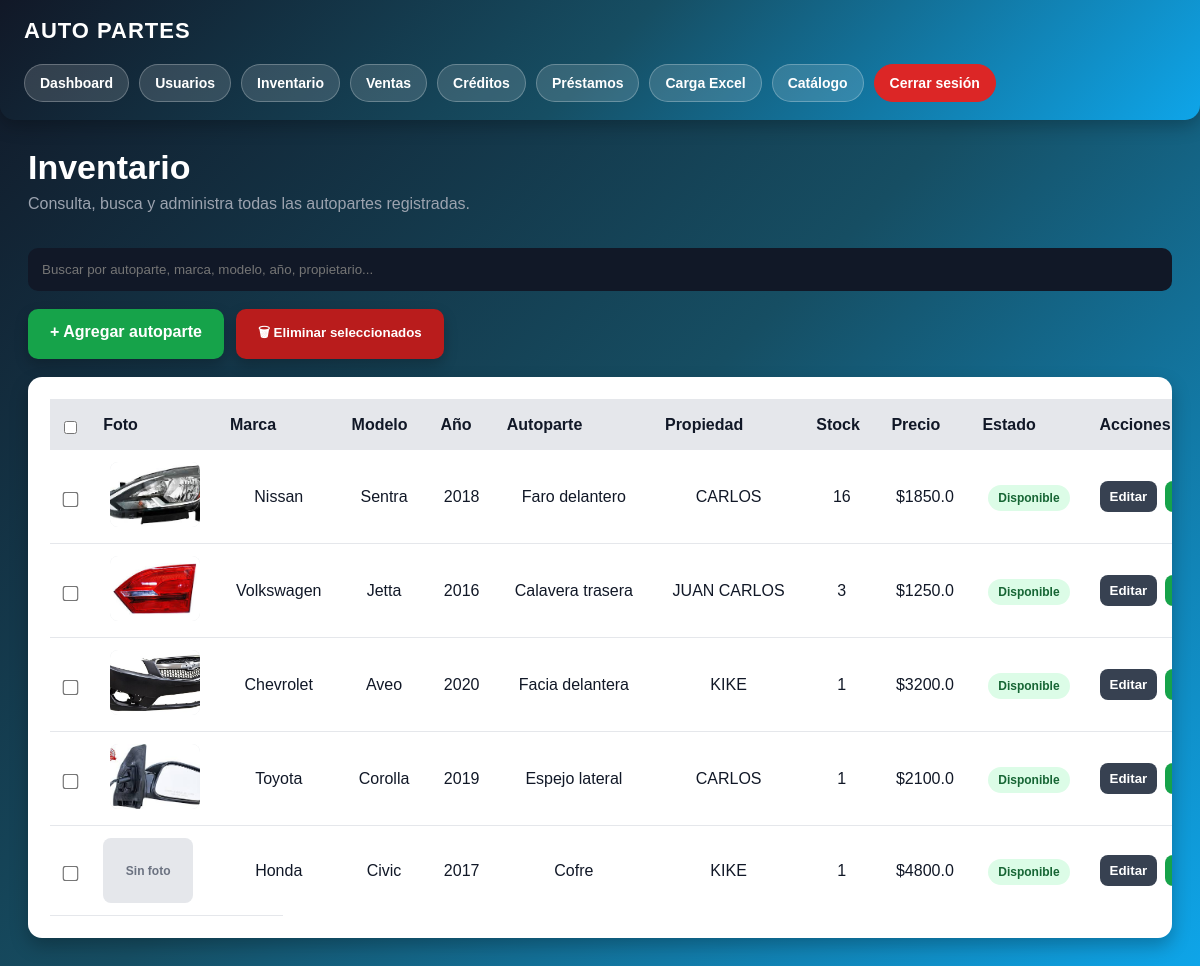
The app's page /inventario (signed in) with its own data.
### app.py (models this page shows)
class Producto(db.Model):
    id = db.Column(db.Integer, primary_key=True)
    marca = db.Column(db.String(100))
    modelo = db.Column(db.String(100))
    anio = db.Column(db.Integer)
    autoparte = db.Column(db.String(150))
    observaciones = db.Column(db.Text)
    transmision = db.Column(db.String(100))
    motor = db.Column(db.String(100))
    propiedad = db.Column(db.String(100))
    tipo = db.Column(db.String(100))
    lado = db.Column(db.String(50))
    origen = db.Column(db.String(100))
    costo_venta = db.Column(db.Float)
    stock = db.Column(db.Integer, default=1)
    foto = db.Column(db.String(300))
    link_ml = db.Column(db.String(500))
    estado = db.Column(db.String(50), default="disponible")
    vendido_a = db.Column(db.String(150))
    metodo_pago = db.Column(db.String(100))
    factura = db.Column(db.String(100))
    comentarios_venta = db.Column(db.Text)
    fecha_salida = db.Column(db.String(100))
    fecha_prestamo = db.Column(db.String(100))

### app.py (the view)
@app.route("/inventario")
def inventario():
    if not session.get("rol") in ["admin", "vendedor"]:
        return redirect("/login")
    productos = Producto.query.all()
    return render_template(
        "inventario.html",
        productos=productos
    )

### templates/inventario.html (shortened to what this page needs)
{% extends "layout.html" %}
{% block contenido %}
<div class="inventario-header">
    <h1>Inventario</h1>
    <p>Consulta, busca y administra todas las autopartes registradas.</p>
</div>
<input
    type="text"
    id="buscador"
    class="inventario-buscador"
    placeholder="Buscar por autoparte, marca, modelo, año, propietario..."
    onkeyup="buscarProducto()"
>
<form
    method="POST"
    action="/eliminar_masivo"
    onsubmit="return validarEliminacionMasiva()"
>
<div class="acciones-superiores">
    <a href="/admin" class="btn-agregar-producto">
        + Agregar autoparte
    </a>
    <button
        type="submit"
        class="btn-eliminar-masivo"
    >
        🗑 Eliminar seleccionados
    </button>
</div>
<div class="inventario-card">
    <table id="tablaInventario">
        <tr>
            <th>
                <input
                    type="checkbox"
                    id="checkTodos"
                >
            </th>
            <th>Foto</th>
            <th>Marca</th>
            <th>Modelo</th>
            <th>Año</th>
            <th>Autoparte</th>
            <th>Propiedad</th>
            <th>Stock</th>
            <th>Precio</th>
            <th>Estado</th>
            <th>Acciones</th>
        </tr>
        {% for producto in productos %}
        <tr>
            <td>
                <input
                    type="checkbox"
                    name="productos"
                    value="{{ producto.id }}"
                    class="checkbox-producto"
                >
            </td>
            <td>
                {% if producto.foto %}
                    <img
                        class="inventario-img"
                        src="{{ url_for('static', filename='uploads/' ~ producto.foto.split('|')[0]) }}"
                        alt="{{ producto.autoparte }}"
                    >
                {% else %}
                    <div class="sin-foto">Sin foto</div>
                {% endif %}
            </td>
            <td>{{ producto.marca or '-' }}</td>
            <td>{{ producto.modelo or '-' }}</td>
            <td>{{ producto.anio or '-' }}</td>
            <td>{{ producto.autoparte or '-' }}</td>
            <td>{{ producto.propiedad or '-' }}</td>
            <td>{{ producto.stock or 0 }}</td>
            <td>${{ producto.costo_venta or 0 }}</td>
            <td>
                {% if producto.stock > 0 %}
                    <span class="badge-disponible">Disponible</span>
                {% else %}
                    <span class="badge-agotado">Agotado</span>
                {% endif %}
            </td>
            <td>
                <div class="acciones-inventario">
                    <a href="/editar/{{ producto.id }}">
                        <button
                            type="button"
                            class="btn-mini btn-editar"
                        >
                            Editar
                        </button>
                    </a>
                    <a href="/stock/{{ producto.id }}">
                        <button
                            type="button"
                            class="btn-mini btn-sumar"
                        >
                        </button>
                    </a>
                </div>
            </td>
        </tr>
        {% endfor %}
    </table>
</div>
</form>
{% endblock %}

### static/css/style.css (style rules this page uses)
* { margin: 0; padding: 0; box-sizing: border-box; }
body { background: linear-gradient(135deg, #111827, #164e63, #0ea5e9); color: white; font-family: Arial, sans-serif; min-height: 100vh; }
input, textarea, select { width: 100%; padding: 14px; border: none; border-radius: 8px; background: #111827; color: white; margin-top: 10px; }
table { width: 100%; border-collapse: collapse; }
th { background: #2563eb; color: white; padding: 14px; }
td { padding: 14px; border-bottom: 1px solid #374151; text-align: center; }

### templates/inventario.html (style rules this page uses)
.inventario-header { margin-bottom: 25px; }
.inventario-header h1 { color: white; font-size: 34px; margin-bottom: 8px; }
.inventario-header p { color: #9ca3af; }
.inventario-buscador { width: 100%; padding: 14px; border-radius: 10px; border: none; margin-bottom: 18px; background: #111827; color: white; }
.acciones-superiores { display: flex; gap: 12px; flex-wrap: wrap; margin-bottom: 18px; }
.btn-agregar-producto { display: inline-block; background: #16a34a; color: white; padding: 14px 22px; border-radius: 10px; text-decoration: none; font-weight: bold; box-shadow: 0 6px 14px rgba(0,0,0,0.22); transition: 0.25s; }
.btn-eliminar-masivo { background: #b91c1c; color: white; border: none; padding: 14px 22px; border-radius: 10px; cursor: pointer; font-weight: bold; box-shadow: 0 6px 14px rgba(0,0,0,0.22); transition: 0.25s; }
.inventario-card { background: white; color: #111827; border-radius: 14px; padding: 22px; box-shadow: 0 8px 18px rgba(0,0,0,0.25); overflow-x: auto; }
.inventario-card table { width: 100%; border-collapse: collapse; min-width: 1200px; }
.inventario-card th { background: #e5e7eb; color: #111827; padding: 12px; text-align: left; }
.inventario-card td { padding: 12px; border-bottom: 1px solid #e5e7eb; color: #111827; vertical-align: middle; }
.inventario-img { width: 90px; height: 65px; object-fit: cover; border-radius: 8px; background: #e5e7eb; }
.sin-foto { width: 90px; height: 65px; border-radius: 8px; background: #e5e7eb; color: #6b7280; display: flex; align-items: center; justify-content: center; font-size: 12px; font-weight: bold; }
.badge-disponible { background: #dcfce7; color: #166534; padding: 6px 10px; border-radius: 999px; font-weight: bold; font-size: 12px; }
.acciones-inventario { display: flex; gap: 8px; flex-wrap: wrap; }
.btn-mini { padding: 8px 10px; border-radius: 8px; border: none; cursor: pointer; font-weight: bold; color: white; }
.btn-editar { background: #374151; }
.btn-sumar { background: #16a34a; }
.checkbox-producto { transform: scale(1.2); }

### records on screen
Producto: shows a picture, marca "Nissan", modelo "Sentra", anio "2018", autoparte "Faro delantero", propiedad "CARLOS", stock "16", costo_venta "1850.0", shows "Disponible"
Producto: shows a picture, marca "Volkswagen", modelo "Jetta", anio "2016", autoparte "Calavera trasera", propiedad "JUAN CARLOS", stock "3", costo_venta "1250.0", shows "Disponible"
Producto: shows a picture, marca "Chevrolet", modelo "Aveo", anio "2020", autoparte "Facia delantera", propiedad "KIKE", stock "1", costo_venta "3200.0", shows "Disponible"
Producto: foto (picture), marca "Toyota", modelo "Corolla", anio "2019", autoparte "Espejo lateral", propiedad "CARLOS", stock "1", costo_venta "2100.0", shows "Disponible"
Producto: foto "Sin foto", marca "Honda", modelo "Civic", anio "2017", autoparte "Cofre", propiedad "KIKE", stock "1", costo_venta "4800.0", shows "Disponible"
